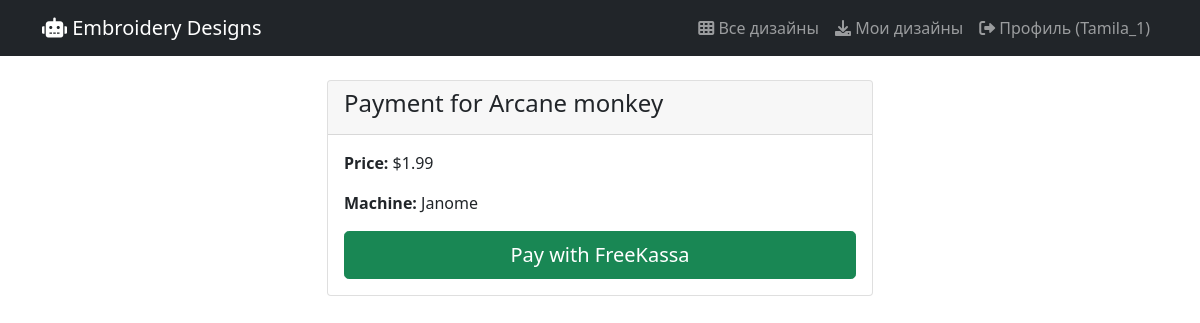
The app's page /payments/create/1/ (signed in) with its own data.
### designs/models.py (models this page shows, shortened)
class Design(models.Model):
    MACHINE_CHOICES = [
        ('janome', 'Janome'),
        ('brother', 'Brother'),
        ('both', 'Both'),
    ]
    title = models.CharField(max_length=200)
    description = models.TextField()
    price = models.DecimalField(max_digits=10, decimal_places=2)
    category = models.ForeignKey(Category, on_delete=models.CASCADE)
    machine_type = models.CharField(max_length=10, choices=MACHINE_CHOICES)
    design_width = models.IntegerField(help_text="Ширина дизайна в мм", default=100)
    design_height = models.IntegerField(help_text="Высота дизайна в мм", default=100)
    stitch_count = models.IntegerField(
        default=0,
        help_text="Общее количество стежков в дизайне"
    )
    design_size = models.CharField(
        max_length=100,
        help_text="Размер дизайна в мм (например: 100x100)",
        blank=True,
        default="100x100"
    )
    compatible_hoops = models.ManyToManyField(
        HoopSize,
        blank=True,
        verbose_name="Совместимые пяльца",
        help_text="Выберите пяльца, для которых подходит этот дизайн"
    )
    image_preview = models.ImageField(upload_to='designs/previews/')
    plus_storage = PlusFriendlyStorage()
    design_file = models.FileField(
        upload_to=upload_to_original,
        storage=plus_storage,
        validators=[validate_embroidery_file]
    )
    created_at = models.DateTimeField(auto_now_add=True)
    updated_at = models.DateTimeField(auto_now=True)
    is_active = models.BooleanField(default=True)
    class Meta:
        ordering = ['-created_at']

### payments/views.py (the view)
# urls.py: path('create/<int:design_id>/', views.create_payment, name='create_payment'),
@login_required
def create_payment(request, design_id):
    design = get_object_or_404(Design, id=design_id, is_active=True)
    if Purchase.objects.filter(user=request.user, design=design).exists():
        return redirect('design_detail', design_id=design_id)
    order_id = f"{request.user.id}_{design.id}_{design.created_at.timestamp()}"
    amount = str(design.price)
    sign_str = f"{settings.FREEMASSKA_MERCHANT_ID}:{amount}:{settings.FREEMASSKA_SECRET_KEY}:{order_id}"
    signature = hashlib.md5(sign_str.encode()).hexdigest()
    context = {
        'design': design,
        'merchant_id': settings.FREEMASSKA_MERCHANT_ID,
        'amount': amount,
        'order_id': order_id,
        'signature': signature,
        'user_email': request.user.email,
    }
    return render(request, 'payments/payment.html', context)

### payments/templates/payments/payment.html (shortened to what this page needs)
{% extends 'base.html' %}
{% block content %}
<div class="row justify-content-center">
    <div class="col-md-6">
        <div class="card">
            <div class="card-header">
                <h4>Payment for {{ design.title }}</h4>
            </div>
            <div class="card-body">
                <p><strong>Price:</strong> ${{ design.price }}</p>
                <p><strong>Machine:</strong> {{ design.get_machine_type_display }}</p>
                <form method="POST" action="https://pay.freekassa.com/">
                    <button type="submit" class="btn btn-success btn-lg w-100">
                        Pay with FreeKassa
                    </button>
                </form>
            </div>
        </div>
    </div>
</div>
{% endblock %}

### templates/base.html (shortened to what this page needs)
{% load static %}
<!DOCTYPE html>
<html>
<head>
    <link href="https://cdn.jsdelivr.net/npm/bootstrap@5.1.3/dist/css/bootstrap.min.css" rel="stylesheet">
    <link href="https://cdnjs.cloudflare.com/ajax/libs/font-awesome/6.0.0/css/all.min.css" rel="stylesheet">
    <link href="{% static 'css/rating.css' %}" rel="stylesheet">
</head>
<body>
    <nav class="navbar navbar-expand-lg navbar-dark bg-dark">
        <div class="container">
            <a class="navbar-brand" href="{% url 'design_list' %}">
                <i class="fas fa-robot"></i> Embroidery Designs
            </a>
            <div class="navbar-nav ms-auto">
                <a class="nav-link" href="{% url 'design_list' %}">
                    <i class="fas fa-th"></i> Все дизайны
                </a>
                {% if user.is_authenticated %}
                    <a class="nav-link" href="{% url 'my_designs' %}">
                        <i class="fas fa-download"></i> Мои дизайны
                    </a>
                        <form method="post" action="{% url 'profile' %}" class="d-inline">
                            <button type="submit" class="btn btn-link nav-link" style="border: none; background: none;">
                                <i class="fas fa-sign-out-alt"></i> Профиль ({{ user.username }})
                            </button>
                        </form>
                {% endif %}
            </div>
        </div>
    </nav>
    <div class="container mt-4">
        {% block content %}
        {% endblock %}
    </div>
</body>
</html>

### records on screen
Design: title "Arcane monkey", price "1.99", machine_type "Janome"

### other values on screen
{{ user.username }} "Tamila_1"
